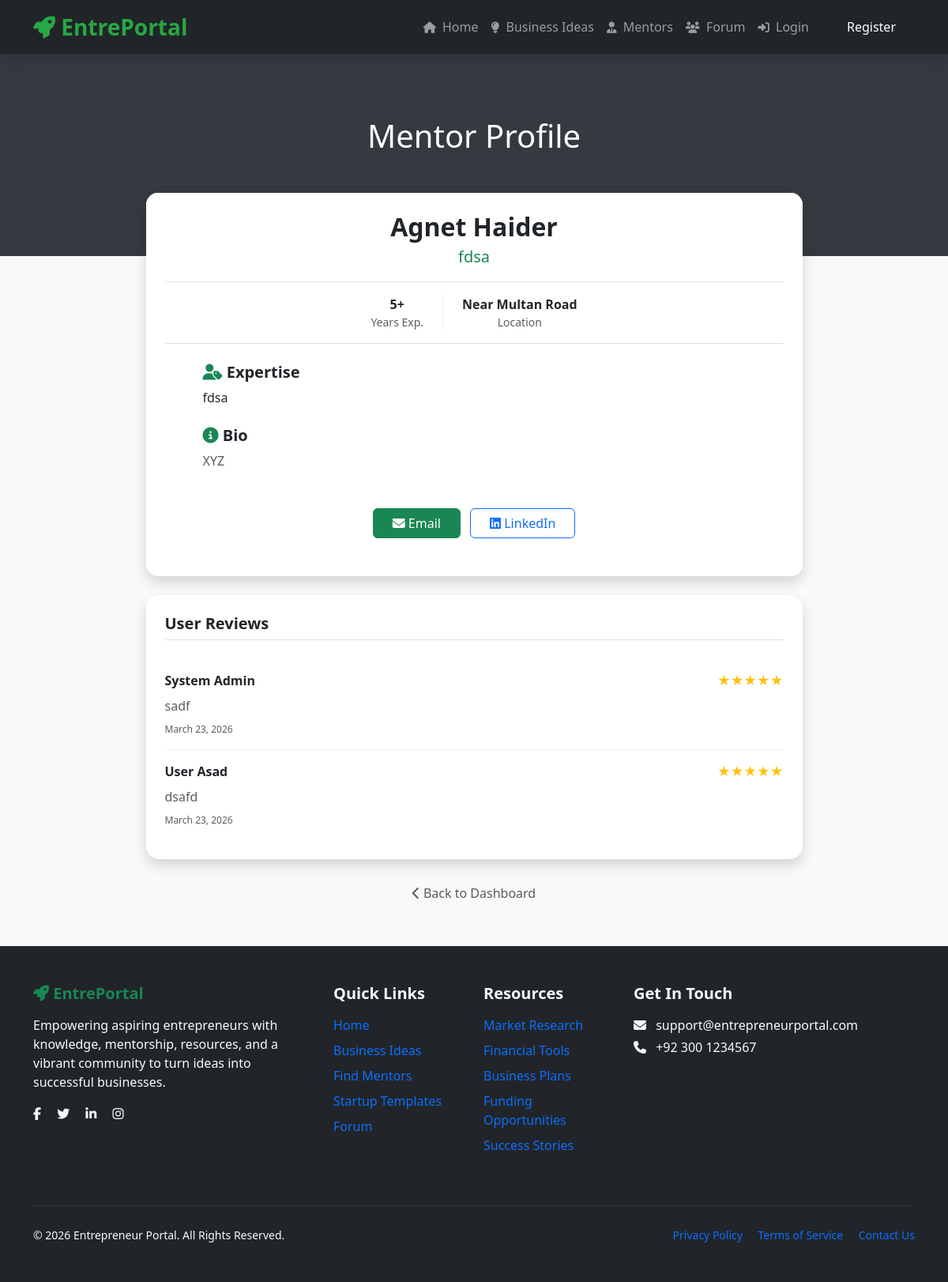
/view-profile.php?id=2, run on the app's committed database.
### tables this page shows
CREATE TABLE `agents` (
  `id` int(11) NOT NULL,
  `user_id` int(11) NOT NULL,
  `business_domain` varchar(150) NOT NULL,
  `experience_years` int(11) DEFAULT NULL,
  `expertise` text DEFAULT NULL,
  `linkedin_profile` varchar(255) DEFAULT NULL,
  `profile_completed` tinyint(1) DEFAULT 0,
  `created_at` timestamp NOT NULL DEFAULT current_timestamp(),
  `updated_at` timestamp NOT NULL DEFAULT current_timestamp() ON UPDATE current_timestamp()
);

CREATE TABLE `users` (
  `id` int(11) NOT NULL,
  `full_name` varchar(100) NOT NULL,
  `email` varchar(100) NOT NULL,
  `password` varchar(255) NOT NULL,
  `phone` varchar(20) DEFAULT NULL,
  `bio` text DEFAULT NULL,
  `location` varchar(100) DEFAULT NULL,
  `role` enum('user','agent','admin') NOT NULL DEFAULT 'user',
  `status` enum('pending','approved','rejected') NOT NULL DEFAULT 'pending',
  `created_at` timestamp NOT NULL DEFAULT current_timestamp()
);

CREATE TABLE `feedback` (
  `id` int(11) NOT NULL,
  `user_id` int(11) DEFAULT NULL,
  `agent_id` int(11) DEFAULT NULL,
  `message` text DEFAULT NULL,
  `rating` int(11) DEFAULT NULL,
  `created_at` timestamp NOT NULL DEFAULT current_timestamp()
);

### view-profile.php (the view, shortened to what this page needs)
<?php
include 'config.php';
$id = isset($_GET['id']) ? (int)$_GET['id'] : 0;
$query = "SELECT u.*, a.id as agent_table_id, a.business_domain, a.experience_years, a.expertise, a.linkedin_profile
          FROM users u
          JOIN agents a ON u.id = a.user_id
          WHERE u.id = $id AND u.role = 'agent'";
$result = mysqli_query($conn, $query);
$mentor = mysqli_fetch_assoc($result);
$agent_id = $mentor['agent_table_id'];
$feedback_query = mysqli_query($conn, "SELECT f.*, u.full_name
                                       FROM feedback f
                                       JOIN users u ON f.user_id = u.id
                                       WHERE f.agent_id = $agent_id
                                       ORDER BY f.created_at DESC");
?>
<!DOCTYPE html>
<html lang="en">
<head>
    <link href="https://cdn.jsdelivr.net/npm/bootstrap@5.3.3/dist/css/bootstrap.min.css" rel="stylesheet">
    <link href="https://cdnjs.cloudflare.com/ajax/libs/font-awesome/6.5.1/css/all.min.css" rel="stylesheet">
</head>
<body>
<?php include 'navbar.php'; ?>
<div class="profile-header text-center">
    <div class="container">
        <h1>Mentor Profile</h1>
    </div>
</div>
<div class="container mb-5">
    <div class="row justify-content-center">
        <div class="col-lg-9">
            <div class="card shadow profile-card">
                <div class="card-body p-0">
                    <div class="p-4 text-center bg-white">
                        <h2 class="fw-bold mb-1"><?= htmlspecialchars($mentor['full_name']) ?></h2>
                        <p class="text-success fs-5 mb-3"><?= htmlspecialchars($mentor['business_domain']) ?></p>
                        <div class="d-flex justify-content-center border-top border-bottom py-3 mb-4">
                            <div class="px-4 stat-box">
                                <strong><?= $mentor['experience_years'] ?>+</strong>
                                <div class="small text-muted">Years Exp.</div>
                            </div>
                            <div class="px-4 stat-box">
                                <strong><?= htmlspecialchars($mentor['location'] ?? 'Remote') ?></strong>
                                <div class="small text-muted">Location</div>
                            </div>
                        </div>
                        <div class="text-start px-md-5">
                            <h5 class="fw-bold"><i class="fas fa-user-tag text-success"></i> Expertise</h5>
                            <p><?= nl2br(htmlspecialchars($mentor['expertise'])) ?></p>
                            <h5 class="fw-bold mt-4"><i class="fas fa-info-circle text-success"></i> Bio</h5>
                            <p class="text-muted"><?= nl2br(htmlspecialchars($mentor['bio'])) ?></p>
                        </div>
                        <div class="mt-5 pb-4">
                            <a href="mailto:<?= $mentor['email'] ?>" class="btn btn-success px-4">
                                <i class="fas fa-envelope"></i> Email
                            </a>
                            <?php if(!empty($mentor['linkedin_profile'])): ?>
                                <a href="<?= htmlspecialchars($mentor['linkedin_profile']) ?>" target="_blank" class="btn btn-outline-primary px-4 ms-2">
                                    <i class="fab fa-linkedin"></i> LinkedIn
                                </a>
                            <?php endif; ?>
                        </div>
                    </div>
                </div>
            </div>
            <div class="card shadow border-0 mt-4 rounded-4">
                <div class="card-body p-4">
                    <h5 class="fw-bold mb-4 border-bottom pb-2">User Reviews</h5>
                    <?php if(mysqli_num_rows($feedback_query) > 0): ?>
                        <?php while($f = mysqli_fetch_assoc($feedback_query)): ?>
                            <div class="feedback-item">
                                <div class="d-flex justify-content-between">
                                    <strong><?= htmlspecialchars($f['full_name']) ?></strong>
                                    <div class="star-rating">
                                        <?php for($i=1; $i<=5; $i++) echo ($i <= $f['rating']) ? '★' : '☆'; ?>
                                    </div>
                                </div>
                                <p class="text-muted mt-2 mb-1"><?= nl2br(htmlspecialchars($f['message'])) ?></p>
                                <small class="text-muted" style="font-size: 0.75rem;"><?= date('F j, Y', strtotime($f['created_at'])) ?></small>
                            </div>
                        <?php endwhile; ?>
                    <?php else: ?>
                        <p class="text-muted text-center py-3">No reviews yet. Be the first to give feedback!</p>
                    <?php endif; ?>
                </div>
            </div>
            <div class="text-center mt-4">
                <a href="dashboard-user.php" class="btn btn-link text-muted text-decoration-none">
                    <i class="fas fa-chevron-left"></i> Back to Dashboard
                </a>
            </div>
        </div>
    </div>
</div>
<?php include 'footer.php'; ?>
</body>
</html>

### view-profile.php (style rules this page uses)
body { background: #f8f9fa; }
.profile-header { background: #343a40; color: white; padding: 80px 0 120px 0; }
.profile-card { margin-top: -80px; border-radius: 15px; overflow: hidden; border: none; }
.stat-box { border-right: 1px solid #eee; }
.stat-box:last-child { border-right: none; }
.star-rating { color: #ffc107; }
.feedback-item { border-bottom: 1px solid #eee; padding: 15px 0; }
.feedback-item:last-child { border-bottom: none; }

### navbar.php (style rules this page uses)
:root { --primary: #28a745; --dark: #212529; }

### data on the page
agents: user.full_name "Agnet Haider", business_domain "fdsa", experience_years "5", user.location "Near Multan Road", expertise "fdsa", user.bio "XYZ"
feedback: user.full_name "System Admin", message "sadf", created_at "March 23, 2026"
feedback: user.full_name "User Asad", message "dsafd", created_at "March 23, 2026"
